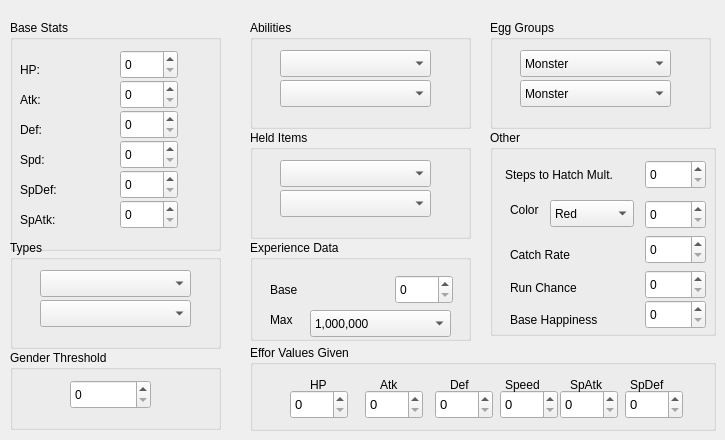
   <widget class="QWidget" name="tab1">
    <attribute name="title">
     <string>Data</string>
    </attribute>
    <widget class="QGroupBox" name="basestatsBox">
     <property name="geometry">
      <rect>
       <x>10</x>
       <y>20</y>
       <width>211</width>
       <height>231</height>
      </rect>
     </property>
     <property name="title">
      <string>Base Stats</string>
     </property>
     <widget class="QLabel" name="atkLabel">
      <property name="geometry">
       <rect>
        <x>10</x>
        <y>70</y>
        <width>61</width>
        <height>20</height>
       </rect>
      </property>
      <property name="text">
       <string>Atk:</string>
      </property>
     </widget>
     <widget class="QLabel" name="defLabel">
      <property name="geometry">
       <rect>
        <x>10</x>
        <y>100</y>
        <width>61</width>
        <height>19</height>
       </rect>
      </property>
      <property name="text">
       <string>Def:</string>
      </property>
     </widget>
     <widget class="QLabel" name="spdLabel">
      <property name="geometry">
       <rect>
        <x>10</x>
        <y>130</y>
        <width>61</width>
        <height>19</height>
       </rect>
      </property>
      <property name="text">
       <string>Spd:</string>
      </property>
     </widget>
     <widget class="QLabel" name="spdefLabel">
      <property name="geometry">
       <rect>
        <x>10</x>
        <y>160</y>
        <width>61</width>
        <height>19</height>
       </rect>
      </property>
      <property name="text">
       <string>SpDef:</string>
      </property>
     </widget>
     <widget class="QLabel" name="spatkLabel">
      <property name="geometry">
       <rect>
        <x>10</x>
        <y>190</y>
        <width>61</width>
        <height>19</height>
       </rect>
      </property>
      <property name="text">
       <string>SpAtk:</string>
      </property>
     </widget>
     <widget class="QSpinBox" name="hpspinBox">
      <property name="geometry">
       <rect>
        <x>110</x>
        <y>30</y>
        <width>58</width>
        <height>29</height>
       </rect>
      </property>
      <property name="maximum">
       <number>255</number>
      </property>
     </widget>
     <widget class="QSpinBox" name="atkspinBox">
      <property name="geometry">
       <rect>
        <x>110</x>
        <y>60</y>
        <width>58</width>
        <height>29</height>
       </rect>
      </property>
      <property name="maximum">
       <number>255</number>
      </property>
     </widget>
     <widget class="QSpinBox" name="defspinBox">
      <property name="geometry">
       <rect>
        <x>110</x>
        <y>90</y>
        <width>58</width>
        <height>29</height>
       </rect>
      </property>
      <property name="maximum">
       <number>255</number>
      </property>
     </widget>
     <widget class="QSpinBox" name="spdspinBox">
      <property name="geometry">
       <rect>
        <x>110</x>
        <y>120</y>
        <width>58</width>
        <height>29</height>
       </rect>
      </property>
      <property name="maximum">
       <number>255</number>
      </property>
     </widget>
     <widget class="QSpinBox" name="spdefspinBox">
      <property name="geometry">
       <rect>
        <x>110</x>
        <y>150</y>
        <width>58</width>
        <height>29</height>
       </rect>
      </property>
      <property name="maximum">
       <number>255</number>
      </property>
     </widget>
     <widget class="QSpinBox" name="spatkspinBox">
      <property name="geometry">
       <rect>
        <x>110</x>
        <y>180</y>
        <width>58</width>
        <height>29</height>
       </rect>
      </property>
      <property name="maximum">
       <number>255</number>
      </property>
     </widget>
     <widget class="QLabel" name="hpLabel">
      <property name="geometry">
       <rect>
        <x>10</x>
        <y>40</y>
        <width>61</width>
        <height>19</height>
       </rect>
      </property>
      <property name="text">
       <string>HP: </string>
      </property>
     </widget>
    </widget>
    <widget class="QGroupBox" name="abilitiesBox">
     <property name="geometry">
      <rect>
       <x>250</x>
       <y>20</y>
       <width>221</width>
       <height>109</height>
      </rect>
     </property>
     <property name="title">
      <string>Abilities</string>
     </property>
     <widget class="QComboBox" name="ability1">
      <property name="geometry">
       <rect>
        <x>30</x>
        <y>30</y>
        <width>151</width>
        <height>27</height>
       </rect>
      </property>
     </widget>
     <widget class="QComboBox" name="ability2">
      <property name="geometry">
       <rect>
        <x>30</x>
        <y>60</y>
        <width>151</width>
        <height>27</height>
       </rect>
      </property>
     </widget>
    </widget>
    <widget class="QGroupBox" name="heldItemsBox">
     <property name="geometry">
      <rect>
       <x>250</x>
       <y>130</y>
       <width>221</width>
       <height>109</height>
      </rect>
     </property>
     <property name="title">
      <string>Held Items</string>
     </property>
     <widget class="QComboBox" name="heldItem1">
      <property name="geometry">
       <rect>
        <x>30</x>
        <y>30</y>
        <width>151</width>
        <height>27</height>
       </rect>
      </property>
     </widget>
     <widget class="QComboBox" name="heldItem2">
      <property name="geometry">
       <rect>
        <x>30</x>
        <y>60</y>
        <width>151</width>
        <height>27</height>
       </rect>
      </property>
     </widget>
    </widget>
    <widget class="QGroupBox" name="typesBox">
     <property name="geometry">
      <rect>
       <x>10</x>
       <y>240</y>
       <width>211</width>
       <height>109</height>
      </rect>
     </property>
     <property name="title">
      <string>Types</string>
     </property>
     <widget class="QComboBox" name="type1">
      <property name="geometry">
       <rect>
        <x>30</x>
        <y>30</y>
        <width>151</width>
        <height>27</height>
       </rect>
      </property>
     </widget>
     <widget class="QComboBox" name="type2">
      <property name="geometry">
       <rect>
        <x>30</x>
        <y>60</y>
        <width>151</width>
        <height>27</height>
       </rect>
      </property>
     </widget>
    </widget>
    <widget class="QGroupBox" name="eggGroupBox">
     <property name="geometry">
      <rect>
       <x>490</x>
       <y>20</y>
       <width>221</width>
       <height>109</height>
      </rect>
     </property>
     <property name="title">
      <string>Egg Groups</string>
     </property>
     <widget class="QComboBox" name="eggGroup1">
      <property name="geometry">
       <rect>
        <x>30</x>
        <y>30</y>
        <width>151</width>
        <height>27</height>
       </rect>
      </property>
      <item>
       <property name="text">
        <string>Monster</string>
       </property>
      </item>
      <item>
       <property name="text">
        <string>Water 1</string>
       </property>
      </item>
      <item>
       <property name="text">
        <string>Bug</string>
       </property>
      </item>
      <item>
       <property name="text">
        <string>Flying</string>
       </property>
      </item>
      <item>
       <property name="text">
        <string>Ground</string>
       </property>
      </item>
      <item>
       <property name="text">
        <string>Fairy</string>
       </property>
      </item>
      <item>
       <property name="text">
        <string>Plant</string>
       </property>
      </item>
      <item>
       <property name="text">
        <string>Human-like</string>
       </property>
      </item>
      <item>
       <property name="text">
        <string>Water 2</string>
       </property>
      </item>
      <item>
       <property name="text">
        <string>Mineral</string>
       </property>
      </item>
      <item>
       <property name="text">
        <string>Amorphous</string>
       </property>
      </item>
      <item>
       <property name="text">
        <string>Water 3</string>
       </property>
      </item>
      <item>
       <property name="text">
        <string>Ditto</string>
       </property>
      </item>
      <item>
       <property name="text">
        <string>Dragon</string>
       </property>
      </item>
      <item>
       <property name="text">
        <string>No egg found</string>
       </property>
      </item>
     </widget>
     <widget class="QComboBox" name="eggGroup2">
      <property name="geometry">
       <rect>
        <x>30</x>
        <y>60</y>
        <width>151</width>
        <height>27</height>
       </rect>
      </property>
      <item>
       <property name="text">
        <string>Monster</string>
       </property>
      </item>
      <item>
       <property name="text">
        <string>Water 1</string>
       </property>
      </item>
      <item>
       <property name="text">
        <string>Bug</string>
       </property>
      </item>
      <item>
       <property name="text">
        <string>Flying</string>
       </property>
      </item>
      <item>
       <property name="text">
        <string>Ground</string>
       </property>
      </item>
      <item>
       <property name="text">
        <string>Fairy</string>
       </property>
      </item>
      <item>
       <property name="text">
        <string>Plant</string>
       </property>
      </item>
      <item>
       <property name="text">
        <string>Human-like</string>
       </property>
      </item>
      <item>
       <property name="text">
        <string>Water 2</string>
       </property>
      </item>
      <item>
       <property name="text">
        <string>Mineral</string>
       </property>
      </item>
      <item>
       <property name="text">
        <string>Amorphous</string>
       </property>
      </item>
      <item>
       <property name="text">
        <string>Water 3</string>
       </property>
      </item>
      <item>
       <property name="text">
        <string>Ditto</string>
       </property>
      </item>
      <item>
       <property name="text">
        <string>Dragon</string>
       </property>
      </item>
      <item>
       <property name="text">
        <string>No egg found</string>
       </property>
      </item>
     </widget>
    </widget>
    <widget class="QGroupBox" name="expDataBox">
     <property name="geometry">
      <rect>
       <x>250</x>
       <y>240</y>
       <width>221</width>
       <height>101</height>
      </rect>
     </property>
     <property name="title">
      <string>Experience Data</string>
     </property>
     <widget class="QComboBox" name="maxExp">
      <property name="geometry">
       <rect>
        <x>60</x>
        <y>70</y>
        <width>141</width>
        <height>27</height>
       </rect>
      </property>
      <item>
       <property name="text">
        <string>1,000,000</string>
       </property>
      </item>
      <item>
       <property name="text">
        <string>600,000</string>
       </property>
      </item>
      <item>
       <property name="text">
        <string>1,640,000</string>
       </property>
      </item>
      <item>
       <property name="text">
        <string>1,059,860</string>
       </property>
      </item>
      <item>
       <property name="text">
        <string>800,000</string>
       </property>
      </item>
      <item>
       <property name="text">
        <string>1,250,000</string>
       </property>
      </item>
     </widget>
     <widget class="QLabel" name="mapExpLabel">
      <property name="geometry">
       <rect>
        <x>20</x>
        <y>70</y>
        <width>31</width>
        <height>19</height>
       </rect>
      </property>
      <property name="text">
       <string>Max</string>
      </property>
     </widget>
     <widget class="QSpinBox" name="baseExp">
      <property name="geometry">
       <rect>
        <x>145</x>
        <y>35</y>
        <width>58</width>
        <height>29</height>
       </rect>
      </property>
      <property name="maximum">
       <number>255</number>
      </property>
     </widget>
     <widget class="QLabel" name="baseExpLabel">
      <property name="geometry">
       <rect>
        <x>20</x>
        <y>40</y>
        <width>61</width>
        <height>19</height>
       </rect>
      </property>
      <property name="text">
       <string>Base</string>
      </property>
     </widget>
    </widget>
    <widget class="QGroupBox" name="genderValBox">
     <property name="geometry">
      <rect>
       <x>10</x>
       <y>350</y>
       <width>211</width>
       <height>80</height>
      </rect>
     </property>
     <property name="title">
      <string>Gender Threshold</string>
     </property>
     <widget class="QSpinBox" name="genderVal">
      <property name="geometry">
       <rect>
        <x>60</x>
        <y>30</y>
        <width>81</width>
        <height>29</height>
       </rect>
      </property>
      <property name="maximum">
       <number>255</number>
      </property>
     </widget>
    </widget>
    <widget class="QGroupBox" name="otherBox">
     <property name="geometry">
      <rect>
       <x>490</x>
       <y>130</y>
       <width>226</width>
       <height>206</height>
      </rect>
     </property>
     <property name="title">
      <string>Other</string>
     </property>
     <widget class="QSpinBox" name="stepsMultiplier">
      <property name="geometry">
       <rect>
        <x>155</x>
        <y>30</y>
        <width>61</width>
        <height>29</height>
       </rect>
      </property>
      <property name="maximum">
       <number>255</number>
      </property>
     </widget>
     <widget class="QLabel" name="stepsMultLabel">
      <property name="geometry">
       <rect>
        <x>15</x>
        <y>35</y>
        <width>131</width>
        <height>19</height>
       </rect>
      </property>
      <property name="text">
       <string>Steps to Hatch Mult.</string>
      </property>
     </widget>
     <widget class="QLabel" name="colorLabel">
      <property name="geometry">
       <rect>
        <x>20</x>
        <y>70</y>
        <width>61</width>
        <height>19</height>
       </rect>
      </property>
      <property name="text">
       <string>Color</string>
      </property>
     </widget>
     <widget class="QSpinBox" name="colorVal">
      <property name="geometry">
       <rect>
        <x>155</x>
        <y>70</y>
        <width>61</width>
        <height>29</height>
       </rect>
      </property>
      <property name="maximum">
       <number>255</number>
      </property>
     </widget>
     <widget class="QLabel" name="catchRateLabel">
      <property name="geometry">
       <rect>
        <x>20</x>
        <y>115</y>
        <width>76</width>
        <height>19</height>
       </rect>
      </property>
      <property name="text">
       <string>Catch Rate</string>
      </property>
     </widget>
     <widget class="QLabel" name="colorLabel_2">
      <property name="geometry">
       <rect>
        <x>20</x>
        <y>145</y>
        <width>91</width>
        <height>26</height>
       </rect>
      </property>
      <property name="text">
       <string>Run Chance</string>
      </property>
      <property name="scaledContents">
       <bool>true</bool>
      </property>
     </widget>
     <widget class="QLabel" name="baseHappinessLabel">
      <property name="geometry">
       <rect>
        <x>20</x>
        <y>180</y>
        <width>106</width>
        <height>19</height>
       </rect>
      </property>
      <property name="text">
       <string>Base Happiness</string>
      </property>
     </widget>
     <widget class="QSpinBox" name="catchRate">
      <property name="geometry">
       <rect>
        <x>155</x>
        <y>105</y>
        <width>61</width>
        <height>29</height>
       </rect>
      </property>
      <property name="maximum">
       <number>255</number>
      </property>
     </widget>
     <widget class="QSpinBox" name="runChance">
      <property name="geometry">
       <rect>
        <x>155</x>
        <y>140</y>
        <width>61</width>
        <height>29</height>
       </rect>
      </property>
      <property name="maximum">
       <number>255</number>
      </property>
     </widget>
     <widget class="QSpinBox" name="baseHappiness">
      <property name="geometry">
       <rect>
        <x>155</x>
        <y>170</y>
        <width>61</width>
        <height>29</height>
       </rect>
      </property>
      <property name="maximum">
       <number>255</number>
      </property>
     </widget>
     <widget class="QComboBox" name="color">
      <property name="geometry">
       <rect>
        <x>60</x>
        <y>70</y>
        <width>84</width>
        <height>27</height>
       </rect>
      </property>
      <item>
       <property name="text">
        <string>Red</string>
       </property>
      </item>
      <item>
       <property name="text">
        <string>Blue</string>
       </property>
      </item>
      <item>
       <property name="text">
        <string>Yellow</string>
       </property>
      </item>
      <item>
       <property name="text">
        <string>Green</string>
       </property>
      </item>
      <item>
       <property name="text">
        <string>Black</string>
       </property>
      </item>
      <item>
       <property name="text">
        <string>Brown</string>
       </property>
      </item>
      <item>
       <property name="text">
        <string>Purple</string>
       </property>
      </item>
      <item>
       <property name="text">
        <string>Grey</string>
       </property>
      </item>
      <item>
       <property name="text">
        <string>White</string>
       </property>
      </item>
      <item>
       <property name="text">
        <string>Pink</string>
       </property>
      </item>
     </widget>
    </widget>
    <widget class="QGroupBox" name="evsBox">
     <property name="geometry">
      <rect>
       <x>250</x>
       <y>345</y>
       <width>466</width>
       <height>86</height>
      </rect>
     </property>
     <property name="title">
      <string>Effor Values Given</string>
     </property>
     <widget class="QSpinBox" name="hpEvs">
      <property name="geometry">
       <rect>
        <x>40</x>
        <y>45</y>
        <width>58</width>
        <height>29</height>
       </rect>
      </property>
      <property name="font">
       <font>
        <pointsize>10</pointsize>
       </font>
      </property>
      <property name="maximum">
       <number>3</number>
      </property>
     </widget>
     <widget class="QSpinBox" name="atkEvs">
      <property name="geometry">
       <rect>
        <x>115</x>
        <y>45</y>
        <width>58</width>
        <height>29</height>
       </rect>
      </property>
      <property name="font">
       <font>
        <pointsize>10</pointsize>
       </font>
      </property>
      <property name="maximum">
       <number>3</number>
      </property>
     </widget>
     <widget class="QSpinBox" name="defEvs">
      <property name="geometry">
       <rect>
        <x>185</x>
        <y>45</y>
        <width>58</width>
        <height>29</height>
       </rect>
      </property>
      <property name="font">
       <font>
        <pointsize>10</pointsize>
       </font>
      </property>
      <property name="maximum">
       <number>3</number>
      </property>
     </widget>
     <widget class="QSpinBox" name="spdEvs">
      <property name="geometry">
       <rect>
        <x>250</x>
        <y>45</y>
        <width>58</width>
        <height>29</height>
       </rect>
      </property>
      <property name="font">
       <font>
        <pointsize>10</pointsize>
       </font>
      </property>
      <property name="maximum">
       <number>3</number>
      </property>
     </widget>
     <widget class="QSpinBox" name="spatkEvs">
      <property name="geometry">
       <rect>
        <x>310</x>
        <y>45</y>
        <width>58</width>
        <height>29</height>
       </rect>
      </property>
      <property name="font">
       <font>
        <pointsize>10</pointsize>
       </font>
      </property>
      <property name="maximum">
       <number>3</number>
      </property>
     </widget>
     <widget class="QSpinBox" name="spdefEvs">
      <property name="geometry">
       <rect>
        <x>375</x>
        <y>45</y>
        <width>58</width>
        <height>29</height>
       </rect>
      </property>
      <property name="font">
       <font>
        <pointsize>10</pointsize>
       </font>
      </property>
      <property name="maximum">
       <number>3</number>
      </property>
     </widget>
     <widget class="QLabel" name="hpEvLabel">
      <property name="geometry">
       <rect>
        <x>60</x>
        <y>30</y>
        <width>61</width>
        <height>19</height>
       </rect>
      </property>
      <property name="text">
       <string>HP</string>
      </property>
     </widget>
     <widget class="QLabel" name="atkEvLabel">
      <property name="geometry">
       <rect>
        <x>130</x>
        <y>30</y>
        <width>61</width>
        <height>19</height>
       </rect>
      </property>
      <property name="text">
       <string>Atk</string>
      </property>
     </widget>
     <widget class="QLabel" name="defEvLabel">
      <property name="geometry">
       <rect>
        <x>200</x>
        <y>30</y>
        <width>61</width>
        <height>19</height>
       </rect>
      </property>
      <property name="text">
       <string>Def</string>
      </property>
     </widget>
     <widget class="QLabel" name="spdEvLabel">
      <property name="geometry">
       <rect>
        <x>255</x>
        <y>30</y>
        <width>61</width>
        <height>19</height>
       </rect>
      </property>
      <property name="text">
       <string>Speed</string>
      </property>
     </widget>
     <widget class="QLabel" name="spatkEvLabel">
      <property name="geometry">
       <rect>
        <x>320</x>
        <y>30</y>
        <width>61</width>
        <height>19</height>
       </rect>
      </property>
      <property name="text">
       <string>SpAtk</string>
      </property>
     </widget>
     <widget class="QLabel" name="spdefEvLabel">
      <property name="geometry">
       <rect>
        <x>380</x>
        <y>30</y>
        <width>61</width>
        <height>19</height>
       </rect>
      </property>
      <property name="text">
       <string>SpDef</string>
      </property>
     </widget>
    </widget>
   </widget>
